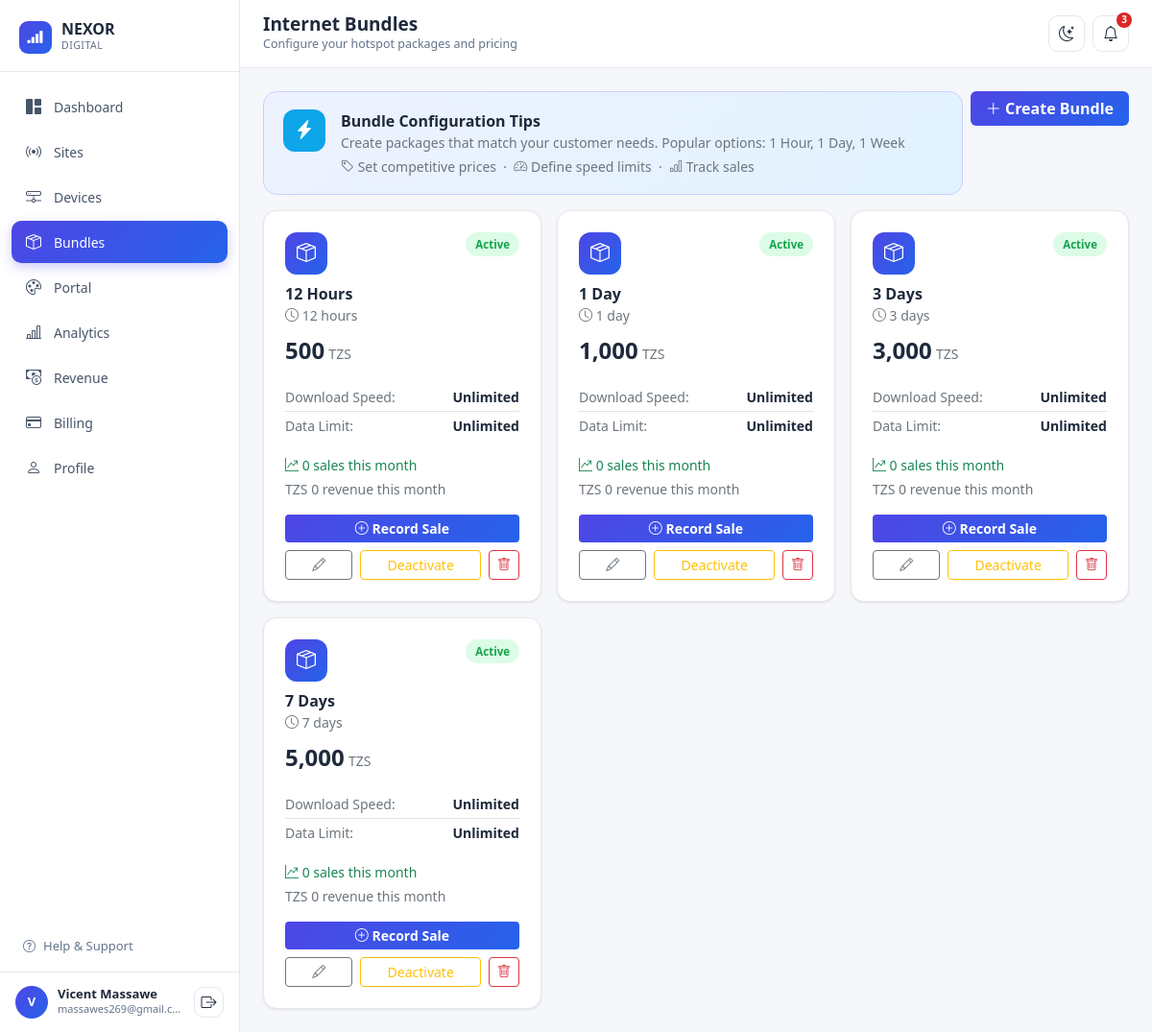
/admin.php?page=bundles (signed in), run on the app's committed database.
### tables this page shows
CREATE TABLE IF NOT EXISTS users (
  id             INT AUTO_INCREMENT PRIMARY KEY,
  username       VARCHAR(50)  NOT NULL UNIQUE,
  password_hash  VARCHAR(255) NOT NULL,
  first_name     VARCHAR(100) NOT NULL DEFAULT '',
  last_name      VARCHAR(100) NOT NULL DEFAULT '',
  email          VARCHAR(150) NOT NULL,
  phone          VARCHAR(30)  DEFAULT '',
  account_type   VARCHAR(50)  DEFAULT 'Customer Account',
  member_since   DATE         DEFAULT NULL,
  bank_name      VARCHAR(50)  DEFAULT '',
  account_number VARCHAR(50)  DEFAULT '',
  plan           VARCHAR(50)  DEFAULT 'Free',
  plan_price     INT          DEFAULT 0,
  billing_cycle  VARCHAR(20)  DEFAULT 'Monthly',
  next_renewal   DATE         DEFAULT NULL,
  created_at     TIMESTAMP    DEFAULT CURRENT_TIMESTAMP
);

CREATE TABLE IF NOT EXISTS bundles (
  id             INT AUTO_INCREMENT PRIMARY KEY,
  name           VARCHAR(100) NOT NULL,
  duration_value INT NOT NULL DEFAULT 1,
  duration_unit  ENUM('hours','days','weeks') DEFAULT 'days',
  price          INT NOT NULL DEFAULT 0,
  speed          VARCHAR(50) DEFAULT 'Unlimited',
  data_limit     VARCHAR(50) DEFAULT 'Unlimited',
  status         ENUM('active','inactive') DEFAULT 'active',
  created_at     TIMESTAMP DEFAULT CURRENT_TIMESTAMP
);

### admin.php (called while the page is built, shortened)
<?php
require __DIR__ . '/includes/config.php';
$page = $_GET['page'] ?? 'dashboard';
$data = load_app_data();
require __DIR__ . '/includes/layout_top.php';
require __DIR__ . "/pages/{$page}.php";
require __DIR__ . '/includes/layout_bottom.php';

### includes/config.php (called while the page is built, shortened)
<?php
function money(float $amount): string {
    return number_format($amount, 0);
}
function current_user_id(): int {
    return (int) ($_SESSION['user_id'] ?? 1);
}
function load_app_data(): array {
    $pdo = db();
    $userId = current_user_id();
    $profile = $pdo->prepare('SELECT * FROM users WHERE id = ?');
    $profile->execute([$userId]);
    $user = $profile->fetch() ?: [];
    $sites = $pdo->query(
        'SELECT s.*, COUNT(d.id) AS device_count
           FROM sites s
           LEFT JOIN devices d ON d.site_id = s.id
          GROUP BY s.id
          ORDER BY s.id'
    )->fetchAll();
    $devices = $pdo->query('SELECT * FROM devices ORDER BY id')->fetchAll();
    $bundles = $pdo->query(
        "SELECT b.*,
                COALESCE(m.qty, 0) AS sales_month,
                COALESCE(m.revenue, 0) AS revenue_month
           FROM bundles b
           LEFT JOIN (
                SELECT bundle_id, SUM(quantity) AS qty, SUM(amount) AS revenue
                  FROM sales
                 WHERE YEAR(sold_at) = YEAR(CURDATE()) AND MONTH(sold_at) = MONTH(CURDATE())
                 GROUP BY bundle_id
           ) m ON m.bundle_id = b.id
          ORDER BY b.id"
    )->fetchAll();
    $invoices = $pdo->query('SELECT * FROM billing_invoices ORDER BY invoice_date DESC')->fetchAll();
    $portalStmt = $pdo->query('SELECT * FROM portal_settings WHERE id = 1');
    $portal = $portalStmt->fetch() ?: [
        'business_name' => 'GAMBADEN HOTSPOT',
        'welcome_text'  => 'Internet ya Uhakika kwa Bei Nafuu',
        'primary_color' => '#4f46e5',
        'lipa_number'   => '140197316',
        'contact_phone' => '+255745325531',
    ];
    return [
        'sites' => $sites,
        'devices' => $devices,
        'bundles' => $bundles,
        'portal' => $portal,
        'profile' => [
            'first_name' => $user['first_name'] ?? '',
            'last_name'  => $user['last_name'] ?? '',
            'email'      => $user['email'] ?? '',
            'phone'      => $user['phone'] ?? '',
            'account_type' => $user['account_type'] ?? 'Customer Account',
            'member_since' => !empty($user['member_since']) ? date('d M Y', strtotime($user['member_since'])) : '',
            'bank_name'    => $user['bank_name'] ?? '',
            'account_number' => $user['account_number'] ?? '',
        ],
        'billing' => [
            'plan'         => $user['plan'] ?? 'Free',
            'price'        => (int) ($user['plan_price'] ?? 0),
            'cycle'        => $user['billing_cycle'] ?? 'Monthly',
            'next_renewal' => !empty($user['next_renewal']) ? date('d M Y', strtotime($user['next_renewal'])) : '',
            'invoices'     => array_map(fn($inv) => [
                'id' => $inv['invoice_no'],
                'date' => date('d M Y', strtotime($inv['invoice_date'])),
                'amount' => (int) $inv['amount'],
                'status' => $inv['status'],
            ], $invoices),
        ],
    ];
}

### pages/bundles.php (the view, shortened to what this page needs)
<?php if (!defined('NEXOR_APP')) { http_response_code(403); exit; }
function bundle_duration_label(array $b): string {
    $unit = $b['duration_value'] == 1 ? rtrim($b['duration_unit'], 's') : $b['duration_unit'];
    return $b['duration_value'] . ' ' . $unit;
}
?>
<div class="d-flex justify-content-between align-items-start flex-wrap gap-2 mb-3">
  <div class="nx-tip-banner flex-grow-1">
    <div class="d-flex align-items-start gap-3">
      <div class="nx-stat-icon" style="background:#0ea5e9;color:#fff;"><i class="bi bi-lightning-charge-fill"></i></div>
      <div>
        <div class="fw-semibold">Bundle Configuration Tips</div>
        <div class="text-secondary small">Create packages that match your customer needs. Popular options: 1 Hour, 1 Day, 1 Week</div>
        <div class="text-secondary small mt-1">
          <i class="bi bi-tag"></i> Set competitive prices &nbsp;·&nbsp;
          <i class="bi bi-speedometer2"></i> Define speed limits &nbsp;·&nbsp;
          <i class="bi bi-bar-chart"></i> Track sales
        </div>
      </div>
    </div>
  </div>
  <button class="btn btn-nx-primary px-3" data-bs-toggle="modal" data-bs-target="#createBundleModal">
    <i class="bi bi-plus-lg"></i> Create Bundle
  </button>
</div>
<div class="row g-3">
  <?php foreach ($data['bundles'] as $b): ?>
  <div class="col-md-6 col-lg-4">
    <div class="nx-card nx-card-body h-100 d-flex flex-column">
      <div class="d-flex justify-content-between align-items-start mb-2">
        <div class="nx-stat-icon" style="background:linear-gradient(135deg,var(--nx-primary),var(--nx-accent));color:#fff;">
          <i class="bi bi-box-seam"></i>
        </div>
        <span class="nx-badge <?= $b['status'] === 'active' ? 'nx-badge-active' : 'nx-badge-inactive' ?>">
          <?= $b['status'] === 'active' ? 'Active' : 'Inactive' ?>
        </span>
      </div>
      <div class="fw-bold fs-6"><?= htmlspecialchars($b['name']) ?></div>
      <div class="text-secondary small mb-2"><i class="bi bi-clock"></i> <?= bundle_duration_label($b) ?></div>
      <div class="mb-3">
        <span class="fs-4 fw-bold"><?= money($b['price']) ?></span>
        <span class="text-secondary small">TZS</span>
      </div>
      <div class="small mb-3">
        <div class="d-flex justify-content-between py-1 border-bottom">
          <span class="text-secondary">Download Speed:</span>
          <span class="fw-semibold"><?= htmlspecialchars($b['speed']) ?></span>
        </div>
        <div class="d-flex justify-content-between py-1">
          <span class="text-secondary">Data Limit:</span>
          <span class="fw-semibold"><?= htmlspecialchars($b['data_limit']) ?></span>
        </div>
      </div>
      <div class="text-success small mb-1"><i class="bi bi-graph-up-arrow"></i> <?= $b['sales_month'] ?> sales this month</div>
      <div class="text-secondary small mb-3">TZS <?= money($b['revenue_month']) ?> revenue this month</div>
      <button class="btn btn-nx-primary btn-sm w-100 mb-2" data-bs-toggle="modal" data-bs-target="#recordSale<?= $b['id'] ?>">
        <i class="bi bi-plus-circle"></i> Record Sale
      </button>
      <div class="mt-auto d-flex gap-2">
        <button class="btn btn-outline-secondary btn-sm flex-fill" data-bs-toggle="modal" data-bs-target="#editBundle<?= $b['id'] ?>">
          <i class="bi bi-pencil"></i>
        </button>
        <form method="POST" class="flex-fill">
          <button type="submit" class="btn btn-sm w-100 <?= $b['status'] === 'active' ? 'btn-outline-warning' : 'btn-outline-success' ?>">
            <?= $b['status'] === 'active' ? 'Deactivate' : 'Activate' ?>
          </button>
        </form>
        <form method="POST" data-confirm="Una uhakika unataka kufuta bundle hii?">
          <button type="submit" class="btn btn-outline-danger btn-sm"><i class="bi bi-trash"></i></button>
        </form>
      </div>
    </div>
  </div>
  <?php endforeach; ?>
</div>

### includes/sidebar.php (shortened to what this page needs)
<aside class="nx-sidebar">
  <div class="nx-sidebar-brand">
    <div class="logo-mark"><i class="bi bi-reception-4"></i></div>
    <div>
      <div class="brand-name">NEXOR</div>
      <div class="brand-sub">DIGITAL</div>
    </div>
  </div>
  <nav class="nx-nav">
    <?php
    $nx_links = [
      'dashboard' => ['bi-grid-1x2-fill',   'Dashboard'],
      'sites'     => ['bi-broadcast',       'Sites'],
      'devices'   => ['bi-hdd-network',     'Devices'],
      'bundles'   => ['bi-box-seam',        'Bundles'],
      'portal'    => ['bi-palette',         'Portal'],
      'analytics' => ['bi-bar-chart-line',  'Analytics'],
      'revenue'   => ['bi-cash-coin',       'Revenue'],
      'billing'   => ['bi-credit-card',     'Billing'],
      'profile'   => ['bi-person',          'Profile'],
    ];
    foreach ($nx_links as $key => [$icon, $label]):
    ?>
    <a href="admin.php?page=<?= $key ?>" class="<?= $page === $key ? 'active' : '' ?>">
      <i class="bi <?= $icon ?>"></i> <?= $label ?>
    </a>
    <?php endforeach; ?>
  </nav>
  <div class="px-3 pb-2">
    <a href="#" class="d-flex align-items-center gap-2 px-2 py-2 text-decoration-none" style="color:var(--nx-muted);font-size:13px;">
      <i class="bi bi-question-circle"></i> Help &amp; Support
    </a>
  </div>
  <div class="nx-sidebar-footer">
    <div class="nx-avatar"><?= strtoupper(substr($data['profile']['first_name'], 0, 1)) ?></div>
    <div class="flex-grow-1 overflow-hidden">
      <div class="who text-truncate"><?= htmlspecialchars($data['profile']['first_name'] . ' ' . $data['profile']['last_name']) ?></div>
      <div class="email text-truncate"><?= htmlspecialchars($data['profile']['email']) ?></div>
    </div>
    <a href="logout.php" class="nx-icon-btn" title="Logout" style="width:32px;height:32px;">
      <i class="bi bi-box-arrow-right"></i>
    </a>
  </div>
</aside>

### assets/css/style.css (style rules this page uses)
:root { --nx-primary: #4f46e5; --nx-primary-dark: #4338ca; --nx-accent: #2563eb; --nx-bg: #f6f7fb; --nx-surface: #ffffff; --nx-border: #e5e7eb; --nx-text: #1e293b; --nx-muted: #64748b; --nx-sidebar-bg: #ffffff; --nx-sidebar-text: #475569; --nx-success: #16a34a; --nx-success-bg: #dcfce7; --nx-warning: #d97706; --nx-warning-bg: #fef3c7; --nx-danger: #dc2626; --nx-danger-bg: #fee2e2; --nx-shadow: 0 1px 3px rgba(15, 23, 42, .06), 0 1px 2px rgba(15, 23, 42, .04); }
body { background: var(--nx-bg); color: var(--nx-text); font-family: "Segoe UI", system-ui, -apple-system, sans-serif; }
a { color: var(--nx-accent); }
.nx-sidebar { width: 250px; flex-shrink: 0; background: var(--nx-sidebar-bg); border-right: 1px solid var(--nx-border); display: flex; flex-direction: column; transition: transform .2s ease; }
.nx-sidebar-brand { padding: 22px 20px 18px; display: flex; align-items: center; gap: 10px; border-bottom: 1px solid var(--nx-border); }
.nx-sidebar-brand .logo-mark { width: 34px; height: 34px; border-radius: 9px; background: linear-gradient(135deg, var(--nx-primary), var(--nx-accent)); display: flex; align-items: center; justify-content: center; color: #fff; font-weight: 800; font-size: 17px; flex-shrink: 0; }
.nx-sidebar-brand .brand-name { font-weight: 800; font-size: 16px; color: var(--nx-text); line-height: 1.1; }
.nx-sidebar-brand .brand-sub { font-size: 10.5px; color: var(--nx-muted); letter-spacing: .5px; }
.nx-nav { padding: 14px 12px; flex: 1; overflow-y: auto; }
.nx-nav a { display: flex; align-items: center; gap: 12px; padding: 10px 14px; border-radius: 10px; color: var(--nx-sidebar-text); text-decoration: none; font-size: 14px; font-weight: 500; margin-bottom: 3px; transition: background .15s, color .15s; }
.nx-nav a i { font-size: 16px; width: 18px; text-align: center; }
.nx-nav a.active { background: linear-gradient(135deg, var(--nx-primary), var(--nx-accent)); color: #fff; box-shadow: 0 4px 12px rgba(79, 70, 229, .28); }
.nx-sidebar-footer { padding: 14px 16px; border-top: 1px solid var(--nx-border); display: flex; align-items: center; gap: 10px; }
.nx-avatar { width: 34px; height: 34px; border-radius: 50%; background: linear-gradient(135deg, var(--nx-primary), var(--nx-accent)); color: #fff; font-weight: 700; font-size: 13px; display: flex; align-items: center; justify-content: center; flex-shrink: 0; }
.nx-sidebar-footer .who { font-size: 13px; font-weight: 600; color: var(--nx-text); line-height: 1.2; }
.nx-sidebar-footer .email { font-size: 11px; color: var(--nx-muted); }
.nx-icon-btn { width: 38px; height: 38px; border-radius: 10px; border: 1px solid var(--nx-border); background: var(--nx-surface); color: var(--nx-text); display: flex; align-items: center; justify-content: center; position: relative; }
.nx-card { background: var(--nx-surface); border: 1px solid var(--nx-border); border-radius: 14px; box-shadow: var(--nx-shadow); }
.nx-card-body { padding: 22px; }
.nx-stat-icon { width: 44px; height: 44px; border-radius: 12px; display: flex; align-items: center; justify-content: center; font-size: 20px; flex-shrink: 0; }
.nx-tip-banner { background: linear-gradient(135deg, #eef2ff, #e0f2fe); border: 1px solid #c7d2fe; border-radius: 14px; padding: 18px 20px; }
.nx-badge { font-size: 11.5px; font-weight: 700; padding: 4px 10px; border-radius: 20px; }
.nx-badge-active { background: var(--nx-success-bg); color: var(--nx-success); }
.btn-nx-primary { background: linear-gradient(135deg, var(--nx-primary), var(--nx-accent)); border: none; color: #fff; font-weight: 600; }

### data on the page
users: first_name "V", first_name+last_name "Vicent Massawe", email "massawes269@gmail.c…"
bundles: status "Active", name "12 Hours", bundle_duration_label($b) "12 hours", price "500", speed "Unlimited", data_limit "Unlimited", sales_month "0", revenue_month "0"
bundles: status "Active", name "1 Day", bundle_duration_label($b) "1 day", price "1,000", speed "Unlimited", data_limit "Unlimited", sales_month "0", revenue_month "0"
bundles: status "Active", name "3 Days", bundle_duration_label($b) "3 days", price "3,000", speed "Unlimited", data_limit "Unlimited", sales_month "0", revenue_month "0"
bundles: status "Active", name "7 Days", bundle_duration_label($b) "7 days", price "5,000", speed "Unlimited", data_limit "Unlimited", sales_month "0", revenue_month "0"

### other printed values
$label "Dashboard"
$label "Sites"
$label "Devices"
$label "Bundles"
$label "Portal"
$label "Analytics"
$label "Revenue"
$label "Billing"
$label "Profile"
$pageTitle "Internet Bundles"
$pageSubtitle "Configure your hotspot packages and pricing"
